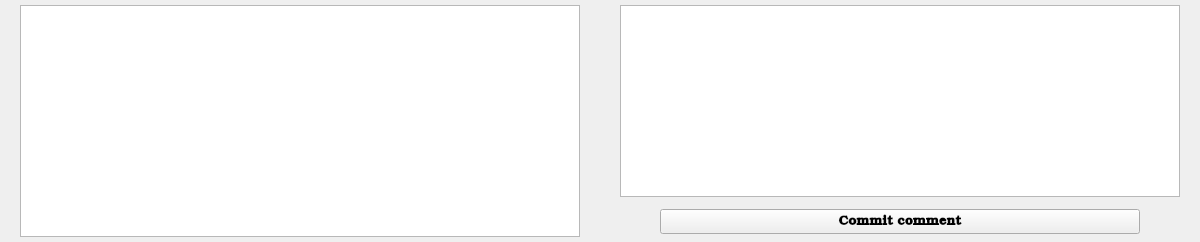
               <widget class="QWidget" name="widget_43" native="true">
                <layout class="QHBoxLayout" name="horizontalLayout_45">
                 <property name="spacing">
                  <number>0</number>
                 </property>
                 <property name="leftMargin">
                  <number>0</number>
                 </property>
                 <property name="topMargin">
                  <number>0</number>
                 </property>
                 <property name="rightMargin">
                  <number>0</number>
                 </property>
                 <property name="bottomMargin">
                  <number>0</number>
                 </property>
                 <item>
                  <widget class="QWidget" name="widget_44" native="true">
                   <property name="minimumSize">
                    <size>
                     <width>600</width>
                     <height>0</height>
                    </size>
                   </property>
                   <property name="maximumSize">
                    <size>
                     <width>600</width>
                     <height>16777215</height>
                    </size>
                   </property>
                   <layout class="QVBoxLayout" name="verticalLayout_19">
                    <property name="spacing">
                     <number>0</number>
                    </property>
                    <property name="leftMargin">
                     <number>0</number>
                    </property>
                    <property name="topMargin">
                     <number>0</number>
                    </property>
                    <property name="rightMargin">
                     <number>0</number>
                    </property>
                    <property name="bottomMargin">
                     <number>0</number>
                    </property>
                    <item>
                     <widget class="QWidget" name="widget_46" native="true">
                      <layout class="QHBoxLayout" name="horizontalLayout_48">
                       <property name="leftMargin">
                        <number>20</number>
                       </property>
                       <property name="topMargin">
                        <number>5</number>
                       </property>
                       <property name="rightMargin">
                        <number>20</number>
                       </property>
                       <property name="bottomMargin">
                        <number>5</number>
                       </property>
                       <item>
                        <widget class="QTextEdit" name="coment_view">
                         <property name="font">
                          <font>
                           <family>Tahoma</family>
                           <pointsize>10</pointsize>
                           <weight>50</weight>
                           <bold>false</bold>
                          </font>
                         </property>
                         <property name="autoFillBackground">
                          <bool>false</bool>
                         </property>
                         <property name="autoFormatting">
                          <set>QTextEdit::AutoAll</set>
                         </property>
                         <property name="tabChangesFocus">
                          <bool>true</bool>
                         </property>
                         <property name="documentTitle">
                          <string/>
                         </property>
                         <property name="lineWrapColumnOrWidth">
                          <number>1</number>
                         </property>
                         <property name="readOnly">
                          <bool>true</bool>
                         </property>
                         <property name="overwriteMode">
                          <bool>false</bool>
                         </property>
                         <property name="tabStopWidth">
                          <number>100</number>
                         </property>
                         <property name="cursorWidth">
                          <number>1</number>
                         </property>
                        </widget>
                       </item>
                      </layout>
                     </widget>
                    </item>
                   </layout>
                  </widget>
                 </item>
                 <item>
                  <widget class="QWidget" name="widget_45" native="true">
                   <property name="minimumSize">
                    <size>
                     <width>600</width>
                     <height>0</height>
                    </size>
                   </property>
                   <property name="maximumSize">
                    <size>
                     <width>600</width>
                     <height>16777215</height>
                    </size>
                   </property>
                   <layout class="QVBoxLayout" name="verticalLayout_22">
                    <property name="spacing">
                     <number>0</number>
                    </property>
                    <property name="leftMargin">
                     <number>0</number>
                    </property>
                    <property name="topMargin">
                     <number>0</number>
                    </property>
                    <property name="rightMargin">
                     <number>0</number>
                    </property>
                    <property name="bottomMargin">
                     <number>0</number>
                    </property>
                    <item>
                     <widget class="QWidget" name="widget_56" native="true">
                      <layout class="QGridLayout" name="gridLayout_3">
                       <property name="leftMargin">
                        <number>20</number>
                       </property>
                       <property name="topMargin">
                        <number>5</number>
                       </property>
                       <property name="rightMargin">
                        <number>20</number>
                       </property>
                       <property name="bottomMargin">
                        <number>5</number>
                       </property>
                       <property name="spacing">
                        <number>0</number>
                       </property>
                       <item row="0" column="0">
                        <widget class="QTextEdit" name="comentEdit">
                         <property name="font">
                          <font>
                           <family>Tahoma</family>
                           <pointsize>10</pointsize>
                           <weight>50</weight>
                           <bold>false</bold>
                          </font>
                         </property>
                         <property name="autoFillBackground">
                          <bool>false</bool>
                         </property>
                         <property name="autoFormatting">
                          <set>QTextEdit::AutoAll</set>
                         </property>
                         <property name="tabChangesFocus">
                          <bool>true</bool>
                         </property>
                         <property name="documentTitle">
                          <string/>
                         </property>
                         <property name="lineWrapColumnOrWidth">
                          <number>1</number>
                         </property>
                         <property name="overwriteMode">
                          <bool>false</bool>
                         </property>
                         <property name="tabStopWidth">
                          <number>100</number>
                         </property>
                         <property name="cursorWidth">
                          <number>1</number>
                         </property>
                        </widget>
                       </item>
                      </layout>
                     </widget>
                    </item>
                    <item>
                     <widget class="QWidget" name="widget_57" native="true">
                      <property name="minimumSize">
                       <size>
                        <width>0</width>
                        <height>40</height>
                       </size>
                      </property>
                      <property name="maximumSize">
                       <size>
                        <width>16777215</width>
                        <height>40</height>
                       </size>
                      </property>
                      <layout class="QGridLayout" name="gridLayout_4">
                       <property name="leftMargin">
                        <number>60</number>
                       </property>
                       <property name="topMargin">
                        <number>5</number>
                       </property>
                       <property name="rightMargin">
                        <number>60</number>
                       </property>
                       <property name="bottomMargin">
                        <number>5</number>
                       </property>
                       <property name="spacing">
                        <number>0</number>
                       </property>
                       <item row="0" column="0">
                        <widget class="QPushButton" name="add_line_btn">
                         <property name="minimumSize">
                          <size>
                           <width>100</width>
                           <height>25</height>
                          </size>
                         </property>
                         <property name="font">
                          <font>
                           <family>Bookman Old Style</family>
                           <pointsize>10</pointsize>
                           <weight>75</weight>
                           <bold>true</bold>
                          </font>
                         </property>
                         <property name="cursor">
                          <cursorShape>PointingHandCursor</cursorShape>
                         </property>
                         <property name="text">
                          <string>Commit comment</string>
                         </property>
                        </widget>
                       </item>
                      </layout>
                     </widget>
                    </item>
                   </layout>
                  </widget>
                 </item>
                </layout>
               </widget>
